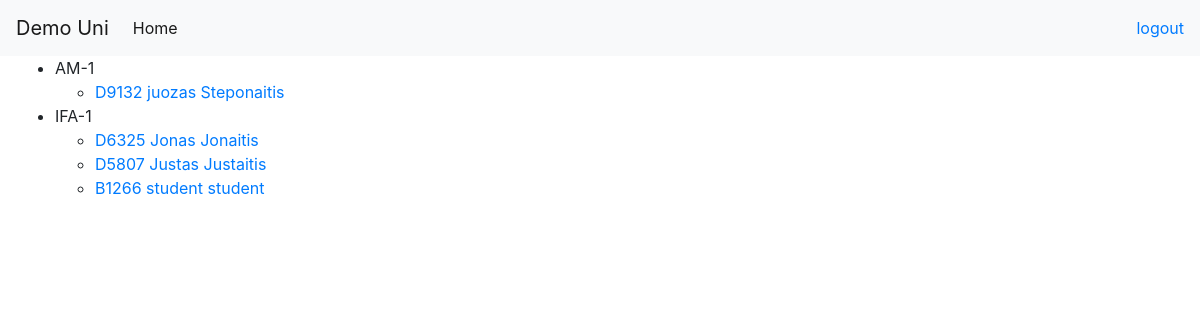
The app's page /professor/subject/2 (signed in) with its own data.
### student/models.py (models this page shows)
class StudyGroup(models.Model):
    code = models.CharField(max_length=10)
    field = models.ForeignKey(Field, on_delete=models.CASCADE)
    subjects = models.ManyToManyField(Subject, through='GroupSubjects', related_name='study_groups')
    semester = models.CharField(choices=FieldSubjects.SEMESTER, max_length=1)
    def __str__(self):
        return self.code

class Student(models.Model):
    studyGroup = models.ForeignKey(StudyGroup, on_delete=models.CASCADE)
    code = models.CharField(max_length=10)
    avarageScore = models.IntegerField(default=0)
    phone = models.CharField(max_length=15)
    account = models.OneToOneField(
        Account,
        on_delete=models.CASCADE,
        primary_key=True,
    )
    subjects = models.ManyToManyField(Subject, through='StudentSubjects', related_name='students')
    def __str__(self):
        return self.code + " " + self.account.first_name + " " + self.account.last_name

### account/models.py (models this page shows, shortened)
class Account(AbstractBaseUser, auth_models.PermissionsMixin):
    STUDENT     = 1
    PROFESSOR   = 2
    STAFF       = 3
    UNDEFINED   = 4
    TYPE = (
        (STUDENT, 'student'),
        (PROFESSOR, 'professor'),
        (STAFF, 'staff'),
        (UNDEFINED, 'undefined'),
    )
    email           = models.EmailField(verbose_name="email", max_length=60, unique=True)
    username        = models.CharField(max_length=60, unique=True)
    date_joined     = models.DateTimeField(verbose_name='date joined', auto_now_add=True)
    last_login      = models.DateTimeField(verbose_name='last login', auto_now=True)
    is_admin        = models.BooleanField(default=False)
    is_active       = models.BooleanField(default=True)
    is_staff        = models.BooleanField(default=False)
    is_superuser    = models.BooleanField(default=False)
    first_name      = models.CharField(max_length=250)
    last_name       = models.CharField(max_length=250)
    user_type       = models.IntegerField(choices=TYPE, default=4)
    USERNAME_FIELD = 'email'
    objects = MyAccountManager()

### professor/views.py (the view)
# urls.py: path('subject/<int:subject_id>', views.subject_students),
def subject_students(request, subject_id):
    context = {}
    user = request.user
    subject = Subject.objects.get(pk=subject_id)
    groups = subject.study_groups.all()
    context['groups'] = groups
    context['subject_id'] = subject_id
    if user.user_type == Account.PROFESSOR and subject.professors.filter(pk=user.pk).exists():
        return render(request, 'students_list.html', context)
    else:
        return redirect("home")

### professor/templates/students_list.html
{% extends 'userBaseHome.html' %}
{% block content %}
<ul>
{% for group in groups %}
    <li>
    {{group}}
     <ul>
         {% for student in group.student_set.all %}
         <li> <a href="/professor/student_grades/{{student.pk}}/{{subject_id}}">{{student}}</a></li>
         {% endfor %}
     </ul>
    </li>
{% endfor %}
</ul>
{% endblock %}

### templates/userBaseHome.html (shortened to what this page needs)
<!doctype html>
<html lang="en">
<head>
    <link rel="stylesheet" href="https://stackpath.bootstrapcdn.com/bootstrap/4.5.0/css/bootstrap.min.css"
>
</head>
<body>
<nav class="navbar navbar-expand-lg navbar-light bg-light">
    <a class="navbar-brand" href="/">Demo Uni</a>
    <div class="collapse navbar-collapse" id="navbarSupportedContent">
      <ul class="navbar-nav mr-auto">
        <li class="nav-item active">
          <a class="nav-link" href="{% url 'user_home' %}">Home<span class="sr-only">(current)</span></a>
        </li>
      </ul>
        <a class="my-2 my-sm-0" href="/account/logout">logout</a>
    </div>
  </nav>
<div class="container-fluid">
    {% block content %}
    {% endblock %}
</div>
</body>
</html>

### records on screen
StudyGroup: code "AM-1"
Student: code+account_id "D9132 juozas Steponaitis"
StudyGroup: code "IFA-1"
Student: code+account_id "D6325 Jonas Jonaitis"
Student: code+account_id "D5807 Justas Justaitis"
Student: code+account_id "B1266 student student"
